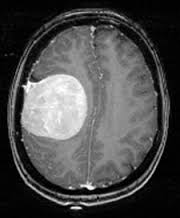
%> input picture Final_Code_and_outputs/Data/case_1.png, 180 x 218 px
$ octave TV_FGP_2D_Implementation.m   (GNU Octave 9; MATLAB toolbox functions it lacks are replaced by stand-ins)
%> lines starting %> are read from the running program, lines starting %| are printed output that depends on the picture
### Final_Code_and_outputs/TV_FGP_2D/tp_fgp.m
function [obj_val, x ] = tp_fgp( b, lambda, N )
%TP_FGP Fast gradient projection as described by Beck and Teboulle
%   Takes in the observed sinogram b, regularization parameter lambda, number
%   of iterations N, and outputs x the optimal solution to the TV
%   regularized problem

max_it = N; %number of maximum iterations
[m, n] = size(b);

%initialization of iteration variables
r = zeros(m-1, n);
p = zeros(m-1, n);
s = zeros(m, n-1);
q = zeros(m, n-1);
t = 1;
obj_val = zeros(1,N);
for i = 1:max_it
    %stores temporary versions of current variable values
    temp_p = p;
    temp_q = q;
    temp_t = t;

    %4.9
    calcpc = tp_pc(b - lambda*tp_l(r, s));
    [calc_p, calc_q] = tp_lt(calcpc);
    calc_p = 1/(8*lambda)*calc_p;
    calc_q = 1/(8*lambda)*calc_q;
    [p, q] = tp_pp(r + calc_p, s + calc_q);

    %4.10
    t = (1+(1+4*t^2)^0.5)/2;

    %4.11
    r = p + ((temp_t - 1)/(t))*(p - temp_p);
    s = q + ((temp_t - 1)/(t))*(q - temp_q);
    x = tp_pc(b - lambda*tp_l(p, q));
    obj_val(i) = norm(forward(x, size(b, 1), size(b, 2)) - b)^2 + lambda*tp_tv(x);
end
x = tp_pc(b - lambda*tp_l(p, q));
end

### Final_Code_and_outputs/TV_FGP_2D/TV_FGP_2D_Implementation.m
tic % start the timer

% Load image
mI = imread('C:/Users/TA-3/Desktop/MATH 518 Project/TV_ADMM/Data_or_Images/No_tumor/case_1.png');
%> mI is the input picture: size 218x180x3 uint8; min 0, max 255, mean 75.8
original = imresize(mI, [512 512]); % resize the image to 515 by 512 pixels
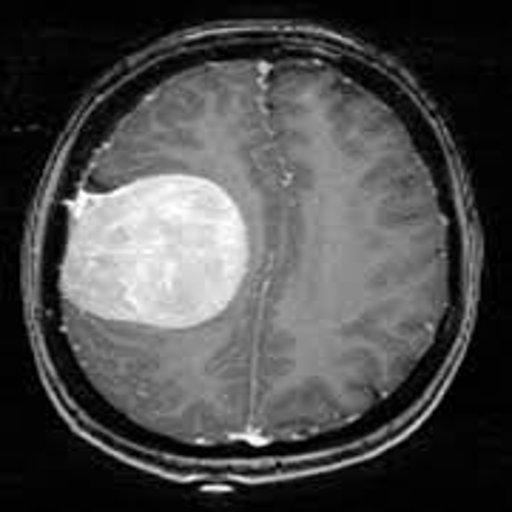
%> original: size 512x512x3 uint8; min 0, max 255, mean 75.8
mI = imresize(mI, [512 512]); % resize the image to 515 by 512 pixels
mI = rgb2gray(mI);
%> mI: size 512x512 uint8
mI = im2double(mI);
%> mI: size 512x512 double

% Add noise to the image
noise_level = 0.05;
noise = noise_level*randn(size(mI));
img_noisy = mI + noise;
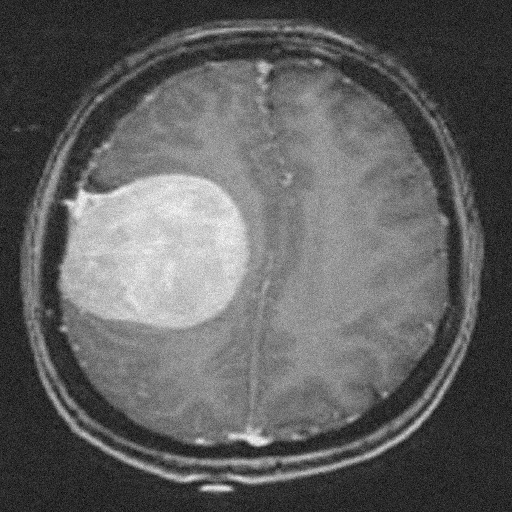
%> img_noisy: size 512x512 double; min -0.206, max 1.13, mean 0.297; drawn with min black and max white

numRows = size(mI, 1);
%> numRows = 512
numCols = size(mI, 2);
%> numCols = 512

b = img_noisy;
N = 100;

% Define parameter sets to evaluate
lambda_values = [0.01,0.1,0.5];

% Initialize variables to store results
best_ssim = 0;
best_lambda = 0;

for lambda = lambda_values
%> (the run ends here)
